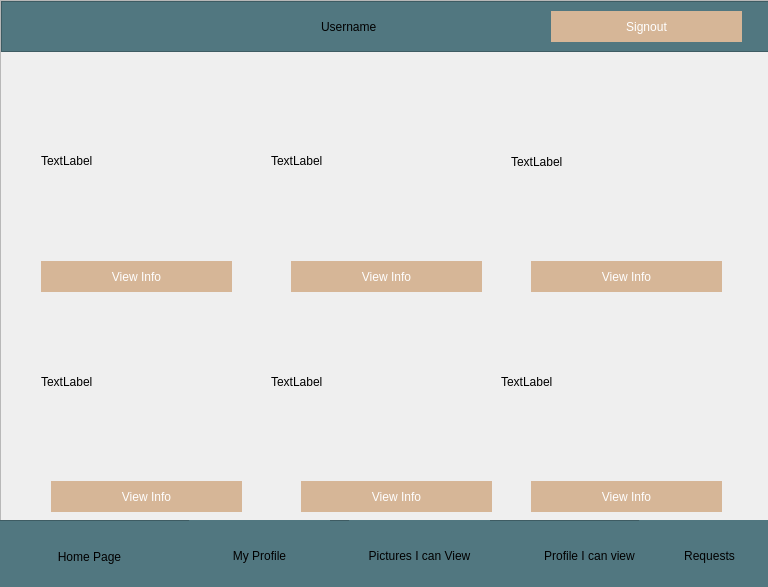
<?xml version="1.0" encoding="UTF-8"?>
<ui version="4.0">
 <class>Account</class>
 <widget class="QWidget" name="Account">
  <property name="geometry">
   <rect>
    <x>0</x>
    <y>0</y>
    <width>768</width>
    <height>587</height>
   </rect>
  </property>
  <property name="windowTitle">
   <string>Form</string>
  </property>
  <property name="styleSheet">
   <string notr="true">#scrollAreaWidgetContents
{
background:url(&quot;/Users/ayashaker/Desktop/hardwood-1851071__340.jpg&quot;);
}
QToolButton
{
background:red;
}</string>
  </property>
  <widget class="QFrame" name="frame">
   <property name="geometry">
    <rect>
     <x>-1</x>
     <y>520</y>
     <width>771</width>
     <height>71</height>
    </rect>
   </property>
   <property name="styleSheet">
    <string notr="true">QFrame
{
background:rgb(81,119,128);
}
</string>
   </property>
   <property name="frameShape">
    <enum>QFrame::StyledPanel</enum>
   </property>
   <property name="frameShadow">
    <enum>QFrame::Raised</enum>
   </property>
   <widget class="QPushButton" name="pushButton_7">
    <property name="enabled">
     <bool>true</bool>
    </property>
    <property name="geometry">
     <rect>
      <x>20</x>
      <y>1</y>
      <width>141</width>
      <height>71</height>
     </rect>
    </property>
    <property name="autoFillBackground">
     <bool>false</bool>
    </property>
    <property name="styleSheet">
     <string notr="true">
QPushButton
{
background:rgb(81,119,128);
border-radius:60px;
color:black;
}
QPushButton:hover
{
background:argb(214,182,151);
border-radius:60px;
color:white;
}</string>
    </property>
    <property name="text">
     <string notr="true">Home Page</string>
    </property>
    <property name="icon">
     <iconset>
      <normaloff>../glyph-28-512.png</normaloff>
      <normalon>../glyph-28-512.png</normalon>../glyph-28-512.png</iconset>
    </property>
    <property name="iconSize">
     <size>
      <width>3000</width>
      <height>50</height>
     </size>
    </property>
    <property name="shortcut">
     <string notr="true"/>
    </property>
    <property name="default">
     <bool>false</bool>
    </property>
   </widget>
   <widget class="QPushButton" name="pushButton_8">
    <property name="geometry">
     <rect>
      <x>190</x>
      <y>0</y>
      <width>141</width>
      <height>71</height>
     </rect>
    </property>
    <property name="styleSheet">
     <string notr="true">
QPushButton
{
background-image:url(&quot;/Users/ayashaker/Desktop/glyph-28-512.png&quot;);
background:rgb(81,119,128);

border-radius:60px;
color:black;
}
QPushButton:hover
{
background:argb(214,182,151);
border-radius:60px;
color:white;
}</string>
    </property>
    <property name="text">
     <string>My Profile</string>
    </property>
    <property name="icon">
     <iconset>
      <normaloff>../Unknown-1.png</normaloff>../Unknown-1.png</iconset>
    </property>
    <property name="iconSize">
     <size>
      <width>40</width>
      <height>40</height>
     </size>
    </property>
   </widget>
   <widget class="QPushButton" name="pushButton_9">
    <property name="geometry">
     <rect>
      <x>640</x>
      <y>0</y>
      <width>141</width>
      <height>71</height>
     </rect>
    </property>
    <property name="styleSheet">
     <string notr="true">
QPushButton
{
background:rgb(81,119,128);
border-radius:60px;
color:black;
}
QPushButton:hover
{
background:argb(214,182,151);
border-radius:60px;
color:white;
}</string>
    </property>
    <property name="text">
     <string>Requests</string>
    </property>
   </widget>
   <widget class="QPushButton" name="pushButton_10">
    <property name="geometry">
     <rect>
      <x>350</x>
      <y>0</y>
      <width>141</width>
      <height>71</height>
     </rect>
    </property>
    <property name="styleSheet">
     <string notr="true">
QPushButton
{
background-image:url(&quot;/Users/ayashaker/Desktop/glyph-28-512.png&quot;);
background:rgb(81,119,128);

border-radius:60px;
color:black;
}
QPushButton:hover
{
background:argb(214,182,151);
border-radius:60px;
color:white;
}</string>
    </property>
    <property name="text">
     <string>Pictures I can View</string>
    </property>
    <property name="icon">
     <iconset>
      <normaloff>../Unknown-1.png</normaloff>../Unknown-1.png</iconset>
    </property>
    <property name="iconSize">
     <size>
      <width>40</width>
      <height>40</height>
     </size>
    </property>
   </widget>
   <widget class="QPushButton" name="pushButton_18">
    <property name="geometry">
     <rect>
      <x>520</x>
      <y>20</y>
      <width>141</width>
      <height>31</height>
     </rect>
    </property>
    <property name="styleSheet">
     <string notr="true">
QPushButton
{
background:rgb(81,119,128);
border-radius:60px;
color:black;
}
QPushButton:hover
{
background:argb(214,182,151);
border-radius:60px;
color:white;
}</string>
    </property>
    <property name="text">
     <string>Profile I can view</string>
    </property>
   </widget>
  </widget>
  <widget class="QScrollArea" name="scrollArea">
   <property name="geometry">
    <rect>
     <x>0</x>
     <y>0</y>
     <width>771</width>
     <height>521</height>
    </rect>
   </property>
   <property name="styleSheet">
    <string notr="true">QScrollArea
{
background:url(&quot;/Users/ayashaker/Desktop/hardwood-1851071__340.jpg&quot;);
}</string>
   </property>
   <property name="widgetResizable">
    <bool>true</bool>
   </property>
   <widget class="QWidget" name="scrollAreaWidgetContents">
    <property name="geometry">
     <rect>
      <x>0</x>
      <y>0</y>
      <width>769</width>
      <height>519</height>
     </rect>
    </property>
    <widget class="QFrame" name="frame_2">
     <property name="geometry">
      <rect>
       <x>0</x>
       <y>0</y>
       <width>771</width>
       <height>51</height>
      </rect>
     </property>
     <property name="styleSheet">
      <string notr="true">QFrame
{
background:rgb(81,119,128);
}</string>
     </property>
     <property name="frameShape">
      <enum>QFrame::StyledPanel</enum>
     </property>
     <property name="frameShadow">
      <enum>QFrame::Raised</enum>
     </property>
     <widget class="QLabel" name="label">
      <property name="geometry">
       <rect>
        <x>320</x>
        <y>10</y>
        <width>161</width>
        <height>31</height>
       </rect>
      </property>
      <property name="styleSheet">
       <string notr="true">font: 30pt &quot;American Typewriter&quot;;</string>
      </property>
      <property name="text">
       <string>Username</string>
      </property>
     </widget>
     <widget class="QPushButton" name="Signup">
      <property name="geometry">
       <rect>
        <x>550</x>
        <y>10</y>
        <width>191</width>
        <height>31</height>
       </rect>
      </property>
      <property name="styleSheet">
       <string notr="true">QPushButton
{
background:rgb(214,182,151);
border-radius:60px;
color:white;
}
QPushButton:hover
{
background:argb(214,182,151);
border-radius:60px;
color:white;
}</string>
      </property>
      <property name="text">
       <string>Signout</string>
      </property>
     </widget>
    </widget>
    <widget class="QLabel" name="label_2">
     <property name="geometry">
      <rect>
       <x>40</x>
       <y>70</y>
       <width>241</width>
       <height>180</height>
      </rect>
     </property>
     <property name="minimumSize">
      <size>
       <width>241</width>
       <height>0</height>
      </size>
     </property>
     <property name="styleSheet">
      <string notr="true"/>
     </property>
     <property name="text">
      <string>TextLabel</string>
     </property>
    </widget>
    <widget class="QLabel" name="label_3">
     <property name="geometry">
      <rect>
       <x>270</x>
       <y>70</y>
       <width>241</width>
       <height>180</height>
      </rect>
     </property>
     <property name="minimumSize">
      <size>
       <width>241</width>
       <height>0</height>
      </size>
     </property>
     <property name="styleSheet">
      <string notr="true"/>
     </property>
     <property name="text">
      <string>TextLabel</string>
     </property>
    </widget>
    <widget class="QLabel" name="label_4">
     <property name="geometry">
      <rect>
       <x>510</x>
       <y>70</y>
       <width>241</width>
       <height>181</height>
      </rect>
     </property>
     <property name="minimumSize">
      <size>
       <width>241</width>
       <height>0</height>
      </size>
     </property>
     <property name="styleSheet">
      <string notr="true"/>
     </property>
     <property name="text">
      <string>TextLabel</string>
     </property>
    </widget>
    <widget class="QLabel" name="label_5">
     <property name="geometry">
      <rect>
       <x>40</x>
       <y>290</y>
       <width>241</width>
       <height>181</height>
      </rect>
     </property>
     <property name="minimumSize">
      <size>
       <width>241</width>
       <height>0</height>
      </size>
     </property>
     <property name="styleSheet">
      <string notr="true"/>
     </property>
     <property name="text">
      <string>TextLabel</string>
     </property>
    </widget>
    <widget class="QLabel" name="label_6">
     <property name="geometry">
      <rect>
       <x>270</x>
       <y>290</y>
       <width>241</width>
       <height>181</height>
      </rect>
     </property>
     <property name="minimumSize">
      <size>
       <width>241</width>
       <height>0</height>
      </size>
     </property>
     <property name="styleSheet">
      <string notr="true"/>
     </property>
     <property name="text">
      <string>TextLabel</string>
     </property>
    </widget>
    <widget class="QLabel" name="label_7">
     <property name="enabled">
      <bool>true</bool>
     </property>
     <property name="geometry">
      <rect>
       <x>500</x>
       <y>290</y>
       <width>241</width>
       <height>181</height>
      </rect>
     </property>
     <property name="minimumSize">
      <size>
       <width>241</width>
       <height>0</height>
      </size>
     </property>
     <property name="styleSheet">
      <string notr="true"/>
     </property>
     <property name="text">
      <string>TextLabel</string>
     </property>
    </widget>
    <widget class="QPushButton" name="Signup_2">
     <property name="geometry">
      <rect>
       <x>40</x>
       <y>260</y>
       <width>191</width>
       <height>31</height>
      </rect>
     </property>
     <property name="styleSheet">
      <string notr="true">QPushButton
{
background:rgb(214,182,151);
border-radius:60px;
color:white;
}
QPushButton:hover
{
background:argb(214,182,151);
border-radius:60px;
color:white;
}</string>
     </property>
     <property name="text">
      <string>View Info</string>
     </property>
    </widget>
    <widget class="QPushButton" name="Signup_3">
     <property name="geometry">
      <rect>
       <x>290</x>
       <y>260</y>
       <width>191</width>
       <height>31</height>
      </rect>
     </property>
     <property name="styleSheet">
      <string notr="true">QPushButton
{
background:rgb(214,182,151);
border-radius:60px;
color:white;
}
QPushButton:hover
{
background:argb(214,182,151);
border-radius:60px;
color:white;
}</string>
     </property>
     <property name="text">
      <string>View Info</string>
     </property>
    </widget>
    <widget class="QPushButton" name="Signup_4">
     <property name="geometry">
      <rect>
       <x>530</x>
       <y>260</y>
       <width>191</width>
       <height>31</height>
      </rect>
     </property>
     <property name="styleSheet">
      <string notr="true">QPushButton
{
background:rgb(214,182,151);
border-radius:60px;
color:white;
}
QPushButton:hover
{
background:argb(214,182,151);
border-radius:60px;
color:white;
}</string>
     </property>
     <property name="text">
      <string>View Info</string>
     </property>
    </widget>
    <widget class="QPushButton" name="Signup_5">
     <property name="geometry">
      <rect>
       <x>50</x>
       <y>480</y>
       <width>191</width>
       <height>31</height>
      </rect>
     </property>
     <property name="styleSheet">
      <string notr="true">QPushButton
{
background:rgb(214,182,151);
border-radius:60px;
color:white;
}
QPushButton:hover
{
background:argb(214,182,151);
border-radius:60px;
color:white;
}</string>
     </property>
     <property name="text">
      <string>View Info</string>
     </property>
    </widget>
    <widget class="QPushButton" name="Signup_6">
     <property name="geometry">
      <rect>
       <x>300</x>
       <y>480</y>
       <width>191</width>
       <height>31</height>
      </rect>
     </property>
     <property name="styleSheet">
      <string notr="true">QPushButton
{
background:rgb(214,182,151);
border-radius:60px;
color:white;
}
QPushButton:hover
{
background:argb(214,182,151);
border-radius:60px;
color:white;
}</string>
     </property>
     <property name="text">
      <string>View Info</string>
     </property>
    </widget>
    <widget class="QPushButton" name="Signup_7">
     <property name="geometry">
      <rect>
       <x>530</x>
       <y>480</y>
       <width>191</width>
       <height>31</height>
      </rect>
     </property>
     <property name="styleSheet">
      <string notr="true">QPushButton
{
background:rgb(214,182,151);
border-radius:60px;
color:white;
}
QPushButton:hover
{
background:argb(214,182,151);
border-radius:60px;
color:white;
}</string>
     </property>
     <property name="text">
      <string>View Info</string>
     </property>
    </widget>
   </widget>
  </widget>
  <zorder>scrollArea</zorder>
  <zorder>frame</zorder>
 </widget>
 <resources/>
 <connections/>
</ui>
